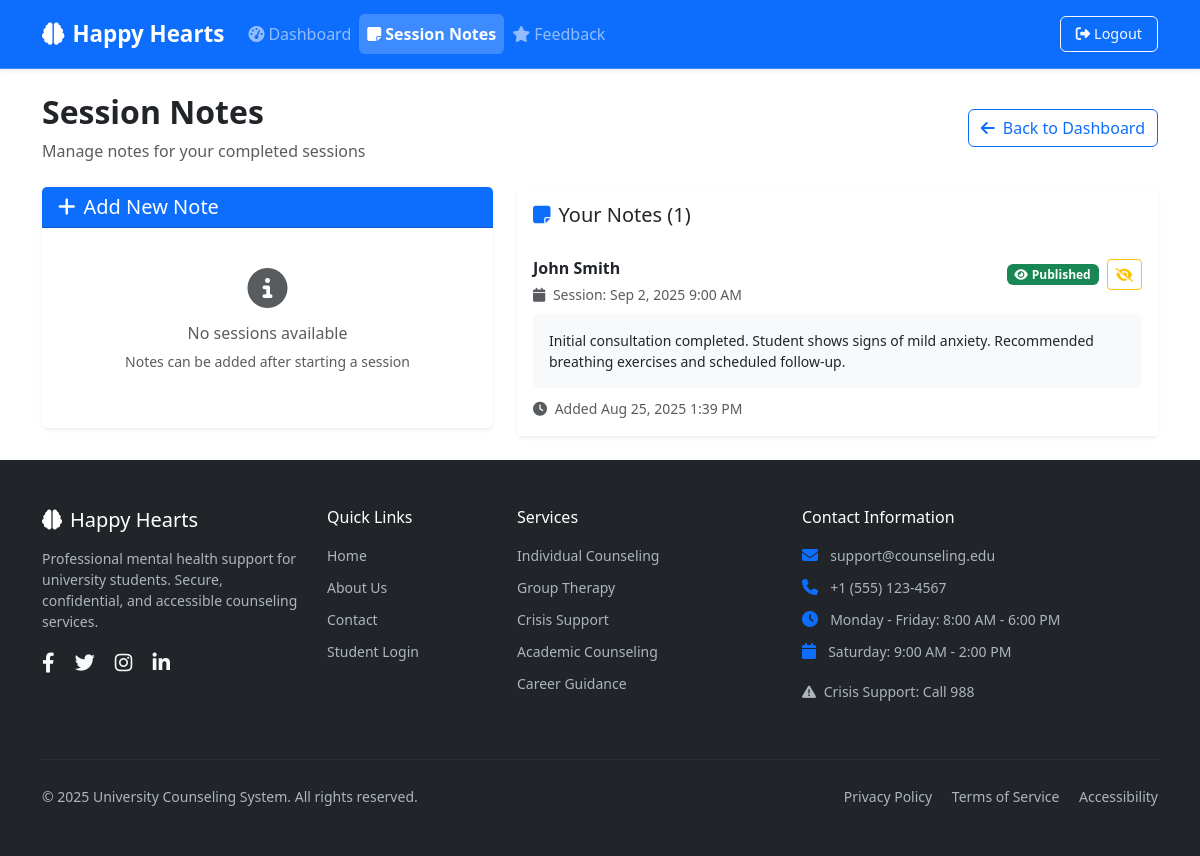
The app's page /counselor/add_note.php (signed in), older data.
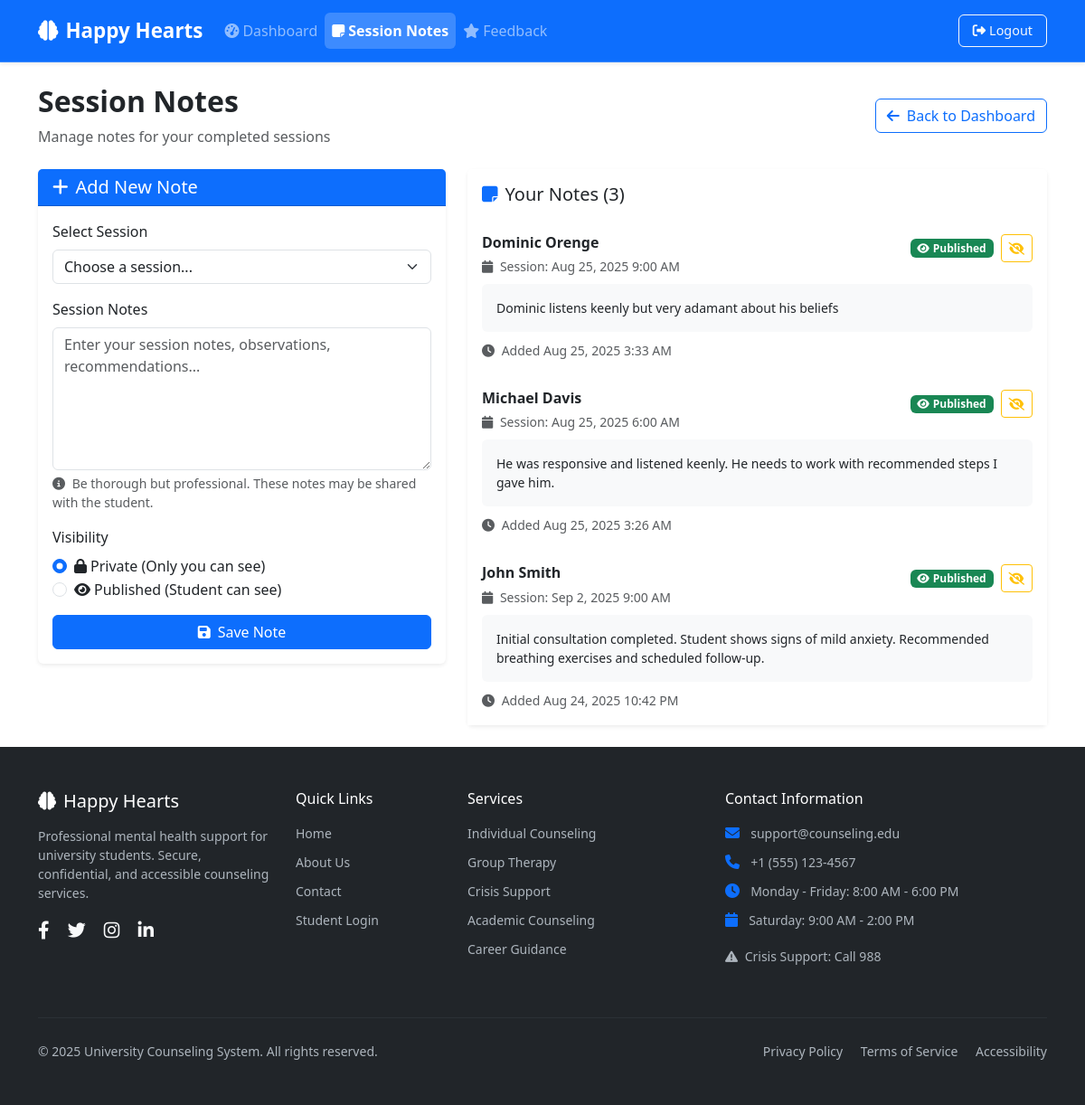
The same page, newer data.
### tables this page shows
CREATE TABLE `notes` (
  `id` bigint NOT NULL AUTO_INCREMENT,
  `session_id` bigint NOT NULL,
  `counselor_id` bigint NOT NULL,
  `content` text NOT NULL,
  `visibility` enum('PRIVATE','PUBLISHED') DEFAULT 'PRIVATE',
  `created_at` timestamp NULL DEFAULT CURRENT_TIMESTAMP,
  PRIMARY KEY (`id`),
  KEY `session_id` (`session_id`),
  KEY `counselor_id` (`counselor_id`),
  CONSTRAINT `notes_ibfk_1` FOREIGN KEY (`session_id`) REFERENCES `sessions` (`id`),
  CONSTRAINT `notes_ibfk_2` FOREIGN KEY (`counselor_id`) REFERENCES `users` (`id`)
);

CREATE TABLE `users` (
  `id` bigint NOT NULL AUTO_INCREMENT,
  `role` enum('STUDENT','COUNSELOR','ADMIN') NOT NULL,
  `name` varchar(150) NOT NULL,
  `email` varchar(150) NOT NULL,
  `password_hash` varchar(255) NOT NULL,
  `phone` varchar(20) DEFAULT NULL,
  `created_at` timestamp NULL DEFAULT CURRENT_TIMESTAMP,
  PRIMARY KEY (`id`),
  UNIQUE KEY `email` (`email`)
);

CREATE TABLE `appointments` (
  `id` bigint NOT NULL AUTO_INCREMENT,
  `student_id` bigint NOT NULL,
  `counselor_id` bigint NOT NULL,
  `start_time` datetime NOT NULL,
  `end_time` datetime NOT NULL,
  `status` enum('PENDING','APPROVED','DECLINED','CANCELLED','COMPLETED') DEFAULT 'PENDING',
  `message` text,
  `created_at` timestamp NULL DEFAULT CURRENT_TIMESTAMP,
  `updated_at` timestamp NULL DEFAULT NULL,
  PRIMARY KEY (`id`),
  KEY `counselor_id` (`counselor_id`,`start_time`),
  KEY `student_id` (`student_id`,`start_time`),
  CONSTRAINT `appointments_ibfk_1` FOREIGN KEY (`student_id`) REFERENCES `users` (`id`),
  CONSTRAINT `appointments_ibfk_2` FOREIGN KEY (`counselor_id`) REFERENCES `users` (`id`)
);

### counselor/add_note.php (the view, shortened to what the changed rows need)
<?php
require_once '../config/db.php';
$counselor_id = $_SESSION['user_id'];
$stmt = $pdo->prepare("
    SELECT s.*, a.student_id, a.start_time, a.end_time, u.name as student_name
    FROM sessions s
    JOIN appointments a ON s.appointment_id = a.id
    JOIN users u ON a.student_id = u.id
    WHERE a.counselor_id = ? AND s.status IN ('IN_PROGRESS', 'COMPLETED')
    ORDER BY a.start_time DESC
");
$stmt->execute([$counselor_id]);
$available_sessions = $stmt->fetchAll();
$stmt = $pdo->prepare("
    SELECT n.*, s.id as session_id, a.start_time, u.name as student_name
    FROM notes n
    JOIN sessions s ON n.session_id = s.id
    JOIN appointments a ON s.appointment_id = a.id
    JOIN users u ON a.student_id = u.id
    WHERE n.counselor_id = ?
    ORDER BY n.created_at DESC
");
$stmt->execute([$counselor_id]);
$existing_notes = $stmt->fetchAll();
?>
<!DOCTYPE html>
<html lang="en">
<head>
    <link href="https://cdn.jsdelivr.net/npm/bootstrap@5.3.0/dist/css/bootstrap.min.css" rel="stylesheet">
    <link href="https://cdnjs.cloudflare.com/ajax/libs/font-awesome/6.4.0/css/all.min.css" rel="stylesheet">
    <link href="../assets/css/app.css" rel="stylesheet">
</head>
<body>
    <div class="container py-4">
        <div class="row">
            <div class="col-12">
                <div class="d-flex justify-content-between align-items-center mb-4">
                    <div>
                        <h2 class="fw-bold">Session Notes</h2>
                    </div>
                </div>
            </div>
        </div>
        <div class="row">
            <div class="col-lg-5">
                <div class="card border-0 shadow-sm">
                    <div class="card-body">
                        <?php if (empty($available_sessions)): ?>
                            <div class="text-center py-4">
                                <i class="fas fa-info-circle text-muted fs-1 mb-3"></i>
                                <h6 class="text-muted">No sessions available</h6>
                                <p class="text-muted small">Notes can be added after starting a session</p>
                            </div>
                        <?php else: ?>
                            <form method="POST">
                                <div class="mb-3">
                                    <label for="session_id" class="form-label">Select Session</label>
                                    <select class="form-select" id="session_id" name="session_id" required>
                                        <option value="">Choose a session...</option>
                                    </select>
                                </div>
                                <div class="mb-3">
                                    <label for="content" class="form-label">Session Notes</label>
                                    <textarea class="form-control" id="content" name="content" rows="6"
                                              placeholder="Enter your session notes, observations, recommendations..." required></textarea>
                                    <div class="form-text">
                                        <i class="fas fa-info-circle me-1"></i>
                                        Be thorough but professional. These notes may be shared with the student.
                                    </div>
                                </div>
                                <div class="mb-3">
                                    <label class="form-label">Visibility</label>
                                    <div class="form-check">
                                        <input class="form-check-input" type="radio" name="visibility"
                                               id="private" value="PRIVATE" checked>
                                        <label class="form-check-label" for="private">
                                            <i class="fas fa-lock me-1"></i>Private (Only you can see)
                                        </label>
                                    </div>
                                    <div class="form-check">
                                        <input class="form-check-input" type="radio" name="visibility"
                                               id="published" value="PUBLISHED">
                                        <label class="form-check-label" for="published">
                                            <i class="fas fa-eye me-1"></i>Published (Student can see)
                                        </label>
                                    </div>
                                </div>
                                <button type="submit" class="btn btn-primary w-100">
                                    <i class="fas fa-save me-2"></i>Save Note
                                </button>
                            </form>
                        <?php endif; ?>
                    </div>
                </div>
            </div>
            <div class="col-lg-7">
                <div class="card border-0 shadow-sm">
                    <div class="card-header bg-white border-0 py-3">
                        <h5 class="mb-0">
                            <i class="fas fa-sticky-note me-2 text-primary"></i>Your Notes (<?= count($existing_notes) ?>)
                        </h5>
                    </div>
                    <div class="card-body p-0">
                        <?php if (empty($existing_notes)): ?>
                            <div class="text-center py-4">
                                <i class="fas fa-sticky-note text-muted fs-1 mb-3"></i>
                                <h6 class="text-muted">No notes yet</h6>
                                <p class="text-muted small">Start adding notes for your completed sessions</p>
                            </div>
                        <?php else: ?>
                            <div class="list-group list-group-flush">
                                <?php foreach ($existing_notes as $note): ?>
                                    <div class="list-group-item border-0 py-3">
                                        <div class="d-flex justify-content-between align-items-start mb-2">
                                            <div>
                                                <h6 class="mb-1 fw-bold"><?= htmlspecialchars($note['student_name']) ?></h6>
                                                <small class="text-muted">
                                                    <i class="fas fa-calendar me-1"></i>
                                                    Session: <?= date('M j, Y g:i A', strtotime($note['start_time'])) ?>
                                                </small>
                                            </div>
                                            <div class="d-flex align-items-center gap-2">
                                                <?php if ($note['visibility'] === 'PUBLISHED'): ?>
                                                    <span class="badge bg-success">
                                                        <i class="fas fa-eye me-1"></i>Published
                                                    </span>
                                                    <a href="?unpublish=<?= $note['id'] ?>"
                                                       class="btn btn-sm btn-outline-warning"
                                                       title="Set to Private">
                                                        <i class="fas fa-eye-slash"></i>
                                                    </a>
                                                <?php endif; ?>
                                            </div>
                                        </div>
                                        <div class="bg-light rounded p-3 mb-2">
                                            <p class="mb-0 small"><?= nl2br(htmlspecialchars($note['content'])) ?></p>
                                        </div>
                                        <small class="text-muted">
                                            <i class="fas fa-clock me-1"></i>
                                            Added <?= date('M j, Y g:i A', strtotime($note['created_at'])) ?>
                                        </small>
                                    </div>
                                <?php endforeach; ?>
                            </div>
                        <?php endif; ?>
                    </div>
                </div>
            </div>
        </div>
    </div>
</body>
</html>

Row changes from the older to the newer data that the page shows:
added notes: users.name "Dominic Orenge", appointments.start_time "Aug 25, 2025 9:00 AM", content "Dominic listens keenly but very adamant about his beliefs", created_at "Aug 25, 2025 3:33 AM"
added notes: users.name "Michael Davis", appointments.start_time "Aug 25, 2025 6:00 AM", content "He was responsive and listened keenly. He needs to work with recommended steps I gave him.", created_at "Aug 25, 2025 3:26 AM"
changed notes "John Smith": created_at "Aug 25, 2025 1:39 PM" → "Aug 24, 2025 10:42 PM"
Text that changed along with them:
form field session_id: (not shown) → "Choose a session..."
form field visibility: (not shown) → "☑ Private (Only you can see)"
form field visibility: (not shown) → "☐ Published (Student can see)"
count($existing_notes): "1" → "3"
text no longer shown: "No sessions available Notes can be added after starting a session"
text now shown: "Select Session Session Notes Be thorough but professional. These notes may be shared with the student. Visibility Private (Only you can see) Published (Student can see) Save Note"
